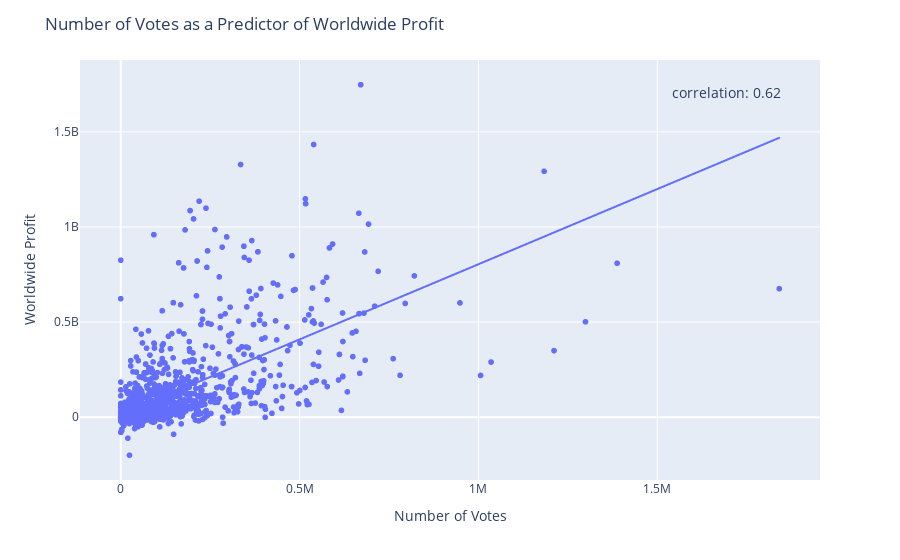

The code cell stored with this chart in its notebook:
### Markdown cell above
Now, lets graph numvotes and Worldwide_Profit on a scatterplot

### Code cell
votesProfit = px.scatter(question2DF, x="numvotes", y="Worldwide_Profit", trendline = 'ols', hover_name='primary_title')
correlation = question2DF["numvotes"].corr(question2DF["Worldwide_Profit"])
votesProfit.update_layout(annotations=[dict(x=0.95, y=0.95, xref='paper', yref='paper', text=f'correlation: {correlation:.2f}', 
                                 showarrow=False, font=dict(size=14))],xaxis_title='Number of Votes', yaxis_title='Worldwide Profit', title = 'Number of Votes as a Predictor of Worldwide Profit')

### Figure 1 — Plotly figure (JSON) as saved in the notebook; plotly's stock layout.template omitted (floating-point values rounded to 4 significant figures; data arrays with more than 128 entries replaced by an {"elided": "..."} marker saying what was removed)
{"data": [{"hovertemplate": "<b>%{hovertext}</b><br><br>numvotes=%{x}<br>Worldwide_Profit=%{y}<extra></extra>", "hovertext": {"elided": "1651 str values"}, "legendgroup": "", "marker": {"color": "#636efa", "symbol": "circle"}, "mode": "markers", "name": "", "showlegend": false, "type": "scattergl", "x": {"elided": "1651 int values"}, "xaxis": "x", "y": {"elided": "1651 int values"}, "yaxis": "y"}, {"hovertemplate": "<b>OLS trendline</b><br>Worldwide_Profit = 790.605 * numvotes + 1.36146e+07<br>R<sup>2</sup>=0.384478<br><br>numvotes=%{x}<br>Worldwide_Profit=%{y} <b>(trend)</b><extra></extra>", "legendgroup": "", "marker": {"color": "#636efa", "symbol": "circle"}, "mode": "lines", "name": "", "showlegend": false, "type": "scattergl", "x": {"elided": "1651 int values"}, "xaxis": "x", "y": {"elided": "1651 float values"}, "yaxis": "y"}], "layout": {"annotations": [{"font": {"size": 14}, "showarrow": false, "text": "correlation: 0.62", "x": 0.95, "xref": "paper", "y": 0.95, "yref": "paper"}], "legend": {"tracegroupgap": 0}, "margin": {"t": 60}, "title": {"text": "Number of Votes as a Predictor of Worldwide Profit"}, "xaxis": {"anchor": "y", "domain": [0, 1], "title": {"text": "Number of Votes"}}, "yaxis": {"anchor": "x", "domain": [0, 1], "title": {"text": "Worldwide Profit"}}}}
